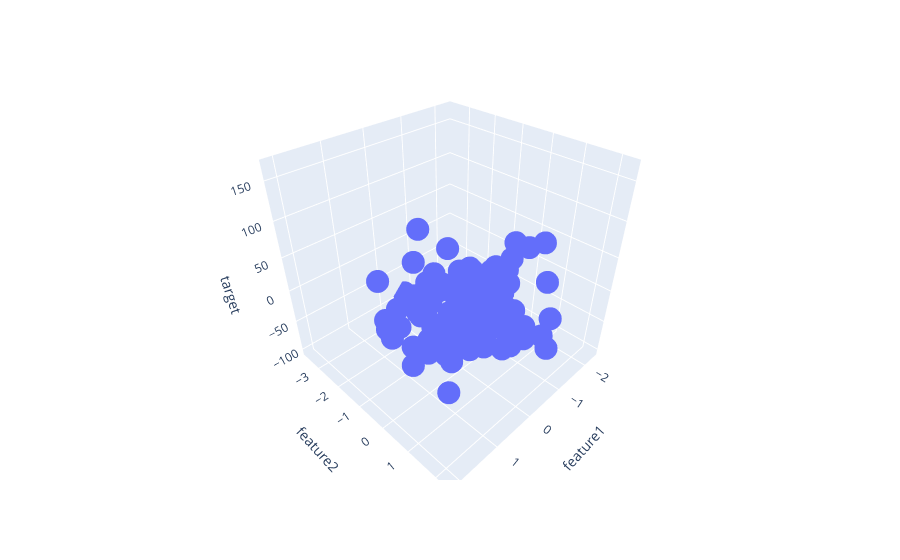

The code cell stored with this chart in its notebook:
### Code cell
fig = px.scatter_3d(df,x='feature1',y='feature2',z='target')
fig.show()
